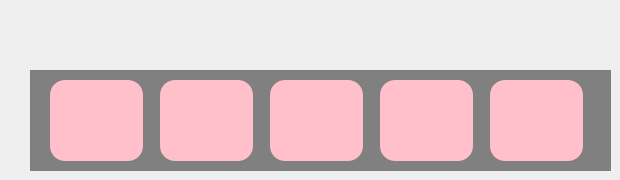
    <widget class="QWidget" name="Chill">
     <widget class="QPushButton" name="btnplaypickleball">
      <property name="geometry">
       <rect>
        <x>50</x>
        <y>80</y>
        <width>93</width>
        <height>81</height>
       </rect>
      </property>
      <property name="styleSheet">
       <string notr="true">background-color:pink;
border-radius:15px;</string>
      </property>
      <property name="text">
       <string/>
      </property>
      <property name="icon">
       <iconset>
        <normaloff>../../../Pictures/Saved Pictures/pickleball.png</normaloff>../../../Pictures/Saved Pictures/pickleball.png</iconset>
      </property>
      <property name="iconSize">
       <size>
        <width>70</width>
        <height>70</height>
       </size>
      </property>
     </widget>
     <widget class="QLabel" name="Home_7">
      <property name="geometry">
       <rect>
        <x>30</x>
        <y>70</y>
        <width>581</width>
        <height>101</height>
       </rect>
      </property>
      <property name="styleSheet">
       <string notr="true">background-color:grey;
font: 40pt &quot;Arial&quot;;</string>
      </property>
      <property name="text">
       <string/>
      </property>
      <property name="textFormat">
       <enum>Qt::PlainText</enum>
      </property>
     </widget>
     <widget class="QPushButton" name="btnplayJ97">
      <property name="geometry">
       <rect>
        <x>160</x>
        <y>80</y>
        <width>93</width>
        <height>81</height>
       </rect>
      </property>
      <property name="styleSheet">
       <string notr="true">background-color:pink;
border-radius:15px;</string>
      </property>
      <property name="text">
       <string/>
      </property>
      <property name="icon">
       <iconset>
        <normaloff>../../../Pictures/Saved Pictures/a3d9ca4ec3d376ed9f2fa0ca4ece9c17.1000x1000x1.jpg</normaloff>../../../Pictures/Saved Pictures/a3d9ca4ec3d376ed9f2fa0ca4ece9c17.1000x1000x1.jpg</iconset>
      </property>
      <property name="iconSize">
       <size>
        <width>70</width>
        <height>70</height>
       </size>
      </property>
     </widget>
     <widget class="QPushButton" name="btnplaycomsuonbunmam">
      <property name="geometry">
       <rect>
        <x>380</x>
        <y>80</y>
        <width>93</width>
        <height>81</height>
       </rect>
      </property>
      <property name="styleSheet">
       <string notr="true">background-color:pink;
border-radius:15px;</string>
      </property>
      <property name="text">
       <string/>
      </property>
      <property name="icon">
       <iconset>
        <normaloff>../../../Pictures/Saved Pictures/28a31f8a6e853c2eeef0be084d724aa0.jpg</normaloff>../../../Pictures/Saved Pictures/28a31f8a6e853c2eeef0be084d724aa0.jpg</iconset>
      </property>
      <property name="iconSize">
       <size>
        <width>70</width>
        <height>70</height>
       </size>
      </property>
     </widget>
     <widget class="QPushButton" name="btnplayJ97_2">
      <property name="geometry">
       <rect>
        <x>270</x>
        <y>80</y>
        <width>93</width>
        <height>81</height>
       </rect>
      </property>
      <property name="styleSheet">
       <string notr="true">background-color:pink;
border-radius:15px;</string>
      </property>
      <property name="text">
       <string/>
      </property>
      <property name="icon">
       <iconset>
        <normaloff>../../../Pictures/Saved Pictures/maxresdefault.jpg</normaloff>../../../Pictures/Saved Pictures/maxresdefault.jpg</iconset>
      </property>
      <property name="iconSize">
       <size>
        <width>70</width>
        <height>70</height>
       </size>
      </property>
     </widget>
     <widget class="QPushButton" name="btnplayJ97_4">
      <property name="geometry">
       <rect>
        <x>490</x>
        <y>80</y>
        <width>93</width>
        <height>81</height>
       </rect>
      </property>
      <property name="styleSheet">
       <string notr="true">background-color:pink;
border-radius:15px;</string>
      </property>
      <property name="text">
       <string/>
      </property>
      <property name="icon">
       <iconset>
        <normaloff>../../../Pictures/Saved Pictures/ab67616d0000b273ed310609c381dc45363fb26d.png</normaloff>../../../Pictures/Saved Pictures/ab67616d0000b273ed310609c381dc45363fb26d.png</iconset>
      </property>
      <property name="iconSize">
       <size>
        <width>70</width>
        <height>70</height>
       </size>
      </property>
     </widget>
     <zorder>Home_7</zorder>
     <zorder>btnplaypickleball</zorder>
     <zorder>btnplayJ97</zorder>
     <zorder>btnplaycomsuonbunmam</zorder>
     <zorder>btnplayJ97_2</zorder>
     <zorder>btnplayJ97_4</zorder>
    </widget>
